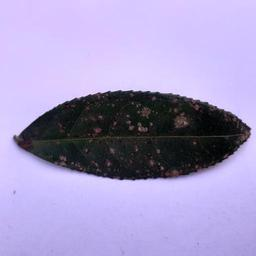
#> input picture Data/Raw/Tea Leaf Disease Dataset/algal_spot/20211227_135753.jpg, 256 x 256 px, found by its file name; its folder holds only this picture in this run
$ jupyter execute IT24100811_Image_Resizing.ipynb
#> lines starting #> are read from the running program, lines starting #| are printed output that depends on the picture
[cell 1]
import os
import cv2
import numpy as np
import matplotlib.pyplot as plt
import shutil
from tqdm import tqdm
import random
from pathlib import Path

[cell 2]
# Define paths with proper resolution (similar to previous code)
cwd = Path.cwd()
candidates = [
    cwd / "Tea Leaf Disease Dataset",
    cwd.parent / "Tea Leaf Disease Dataset",
    cwd / "Data" / "Raw" / "Tea Leaf Disease Dataset",
    cwd.parent / "Data" / "Raw" / "Tea Leaf Disease Dataset",
]

[cell 3]
# Find the correct dataset path
cleaned_path = None
for candidate in candidates:
    if candidate.exists():
        cleaned_path = candidate
        break

if cleaned_path is None:
    # If not found, try to find any folder containing the dataset
    potential_dirs = []
    for root, dirs, files in os.walk(cwd.parent):
        if "Tea Leaf Disease Dataset" in dirs:
            potential_dirs.append(Path(root) / "Tea Leaf Disease Dataset")

    if potential_dirs:
        cleaned_path = potential_dirs[0]
        print(f"Found dataset at: {cleaned_path}")
    else:
        raise FileNotFoundError("Could not find 'Tea Leaf Disease Dataset'. Please check the path.")
else:
    print(f"Found dataset at: {cleaned_path}")

[cell 4]
# Create resized dataset path in the same parent directory
resized_path = cleaned_path.parent / "Tea Leaf Disease Dataset Resized"
os.makedirs(resized_path, exist_ok=True)

print(f"Original dataset path: {cleaned_path}")
print(f"Resized dataset path: {resized_path}")

target_size = (224, 224)  # Standard size for CNN models

[cell 5]
# First, let's check what's actually in the dataset directory
print("Contents of dataset directory:")
try:
    items = os.listdir(cleaned_path)
    print(f"Found {len(items)} items:")
    for item in items:
        item_path = cleaned_path / item
        if item_path.is_dir():
            file_count = len([f for f in os.listdir(item_path) if f.lower().endswith(('.png', '.jpg', '.jpeg'))])
            print(f"  📁 {item}: {file_count} images")
        else:
            print(f"  📄 {item}")
except Exception as e:
    print(f"Error reading directory: {e}")

[cell 6]
# Analyze original image dimensions
widths = []
heights = []
aspect_ratios = []
valid_categories = []

print("\nAnalyzing original image dimensions...")

# Get only directory categories (skip files)
categories = [cat for cat in os.listdir(cleaned_path)
              if (cleaned_path / cat).is_dir() and not cat.startswith(('.', '_'))]

if not categories:
    # Try alternative approach - look for any subdirectories
    categories = []
    for item in os.listdir(cleaned_path):
        item_path = cleaned_path / item
        if item_path.is_dir() and not item.startswith(('.', '_')):
            categories.append(item)

    if not categories:
        raise FileNotFoundError(f"No valid category folders found in {cleaned_path}")

print(f"Found categories: {categories}")

for category in categories:
    src_folder = cleaned_path / category
    dst_folder = resized_path / category
    os.makedirs(dst_folder, exist_ok=True)

    # Get image files
    image_files = [f for f in os.listdir(src_folder)
                   if f.lower().endswith(('.png', '.jpg', '.jpeg'))]

    if not image_files:
        print(f"Warning: No images found in {category}")
        continue

    valid_categories.append(category)
    print(f"Processing {category}: {len(image_files)} images")

    for file in image_files:
        file_path = src_folder / file
        img = cv2.imread(str(file_path))  # Convert Path to string for cv2
#> img is the input picture: shape (256, 256, 3); mean B, G, R 197.6, 154.4, 164.8
        if img is not None:
            h, w = img.shape[:2]
#> h = 256; w = 256
            widths.append(w)
            heights.append(h)
            aspect_ratios.append(w / h)

if not widths:  # Check if any images were found
    raise FileNotFoundError("No valid images found in the dataset. Please check the file paths and formats.")

[cell 7]
# Visualize original dimensions
plt.figure(figsize=(6,6))

[cell 8]
# Scatter plot of dimensions
plt.subplot(1,3,1)
plt.scatter(widths, heights, alpha=0.3, color="purple", s=10)
plt.title("Original Image Dimensions")
plt.xlabel("Width")
plt.ylabel("Height")
plt.grid(True, alpha=0.3)
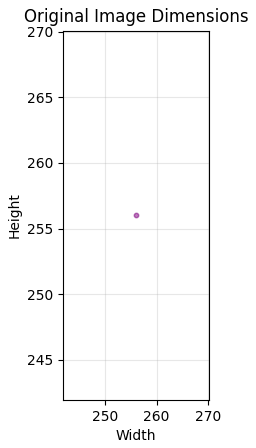
#> figure drawn by matplotlib, 1 panel

[cell 9]
# Histogram of widths and heights
plt.subplot(1, 3, 2)
plt.hist(widths, bins=30, color='blue', alpha=0.7, label="Widths", density=True)
plt.hist(heights, bins=30, color='orange', alpha=0.7, label="Heights", density=True)
plt.title("Distribution of Width & Height")
plt.legend()
plt.grid(True, alpha=0.3)
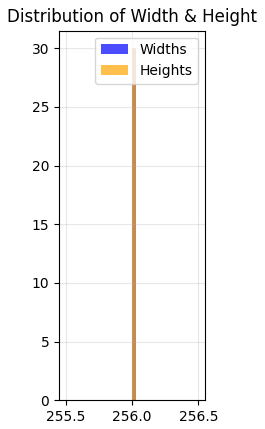
#> figure drawn by matplotlib, 1 panel; tallest bar 30 high, from x = 256 to 256; tallest bar 30 high, from x = 256 to 256

[cell 10]
# Aspect ratio distribution
plt.subplot(1, 3, 3)
plt.hist(aspect_ratios, bins=30, color='green', alpha=0.7)
plt.title("Aspect Ratio Distribution")
plt.xlabel("Aspect Ratio (Width/Height)")
plt.ylabel("Density")
plt.grid(True, alpha=0.3)

plt.tight_layout()
plt.show()
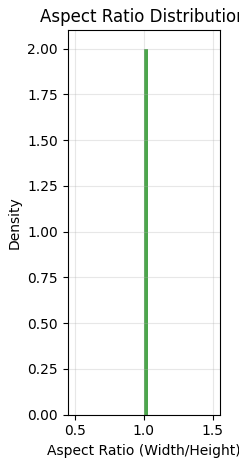
#> figure drawn by matplotlib, 1 panel; tallest bar 2 high, from x = 1 to 1.03

[cell 11]
# Print statistics
print(f"\nOriginal Dimensions Statistics:")
print(f"Total images analyzed: {len(widths)}")
#| Total images analyzed: 2
print(f"Width:  Min={min(widths):.0f}, Max={max(widths):.0f}, Mean={np.mean(widths):.1f}")
#| Width:  Min=256, Max=256, Mean=256.0
print(f"Height: Min={min(heights):.0f}, Max={max(heights):.0f}, Mean={np.mean(heights):.1f}")
#| Height: Min=256, Max=256, Mean=256.0
print(f"Aspect Ratio: Min={min(aspect_ratios):.2f}, Max={max(aspect_ratios):.2f}, Mean={np.mean(aspect_ratios):.2f}")
#| Aspect Ratio: Min=1.00, Max=1.00, Mean=1.00

[cell 12]
# Resize all images
print("\nResizing images...")
resize_method = cv2.INTER_AREA  # Good for downscaling

total_resized = 0
for category in valid_categories:
    src_folder = cleaned_path / category
    dst_folder = resized_path / category

    # Get list of image files
    image_files = [f for f in os.listdir(src_folder)
                  if f.lower().endswith(('.png', '.jpg', '.jpeg'))]

    print(f"Processing {category}: {len(image_files)} images")

    category_resized = 0
    for file in tqdm(image_files, desc=f"Resizing {category}"):
        file_path = src_folder / file
        img = cv2.imread(str(file_path))

        if img is not None:
            # Resize image
            resized_img = cv2.resize(img, target_size, interpolation=resize_method)

            # Save with same name
            cv2.imwrite(str(dst_folder / file), resized_img)
            category_resized += 1

    total_resized += category_resized
    print(f"  ✅ Resized {category_resized} images")

print(f"\nResizing completed! Total images resized: {total_resized}")

[cell 13]
# Verify resized images
resized_widths = []
resized_heights = []

print("\nVerifying resized images...")
for category in valid_categories:
    folder = resized_path / category
    image_files = [f for f in os.listdir(folder) if f.lower().endswith(('.png', '.jpg', '.jpeg'))]

    for file in image_files:
        img = cv2.imread(str(folder / file))
        if img is not None:
            h, w = img.shape[:2]
            resized_widths.append(w)
            resized_heights.append(h)

[cell 14]
# Visualize resized dimensions
plt.figure(figsize=(10, 4))

plt.subplot(1, 2, 1)
plt.scatter(resized_widths, resized_heights, alpha=0.6, color="green", s=20)
plt.title("Resized Image Dimensions")
plt.xlabel("Width")
plt.ylabel("Height")
plt.grid(True, alpha=0.3)

plt.subplot(1, 2, 2)
plt.hist(resized_widths, bins=10, color='blue', alpha=0.7, label="Widths")
plt.hist(resized_heights, bins=10, color='orange', alpha=0.7, label="Heights")
plt.title("Distribution After Resizing")
plt.legend()
plt.grid(True, alpha=0.3)

plt.tight_layout()
plt.show()
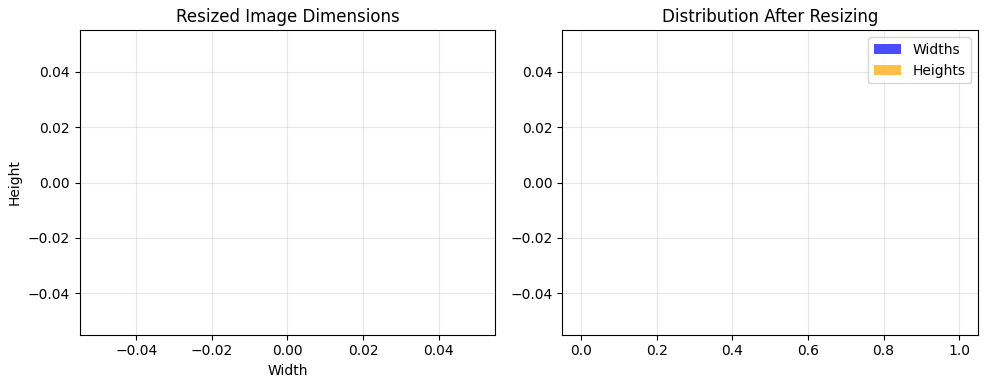
#> figure drawn by matplotlib, 2 panels

print(f"Resized Dimensions: All images are {target_size[0]}x{target_size[1]}")
